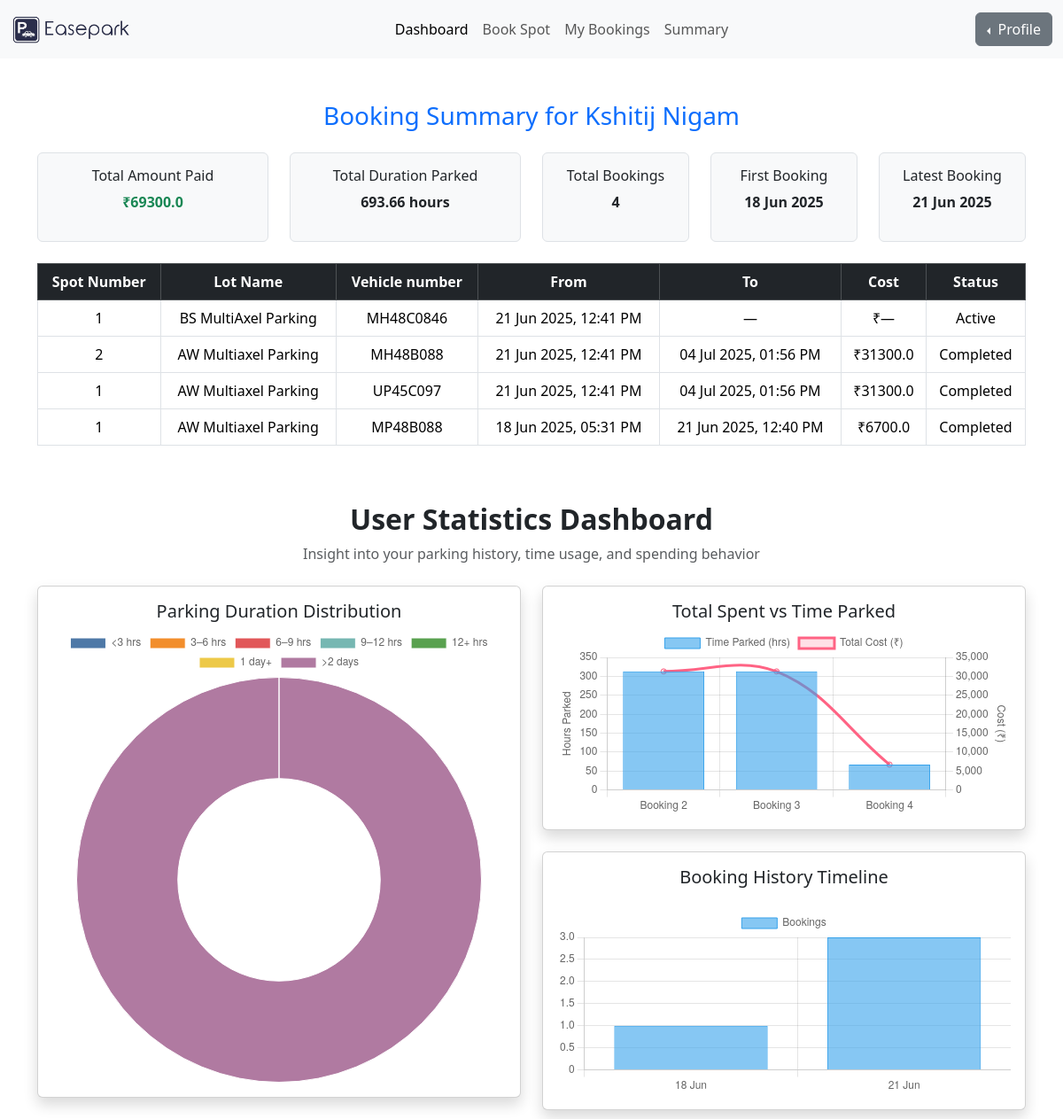
Before: /dashboard/user-summary (signed in) with the older database file.
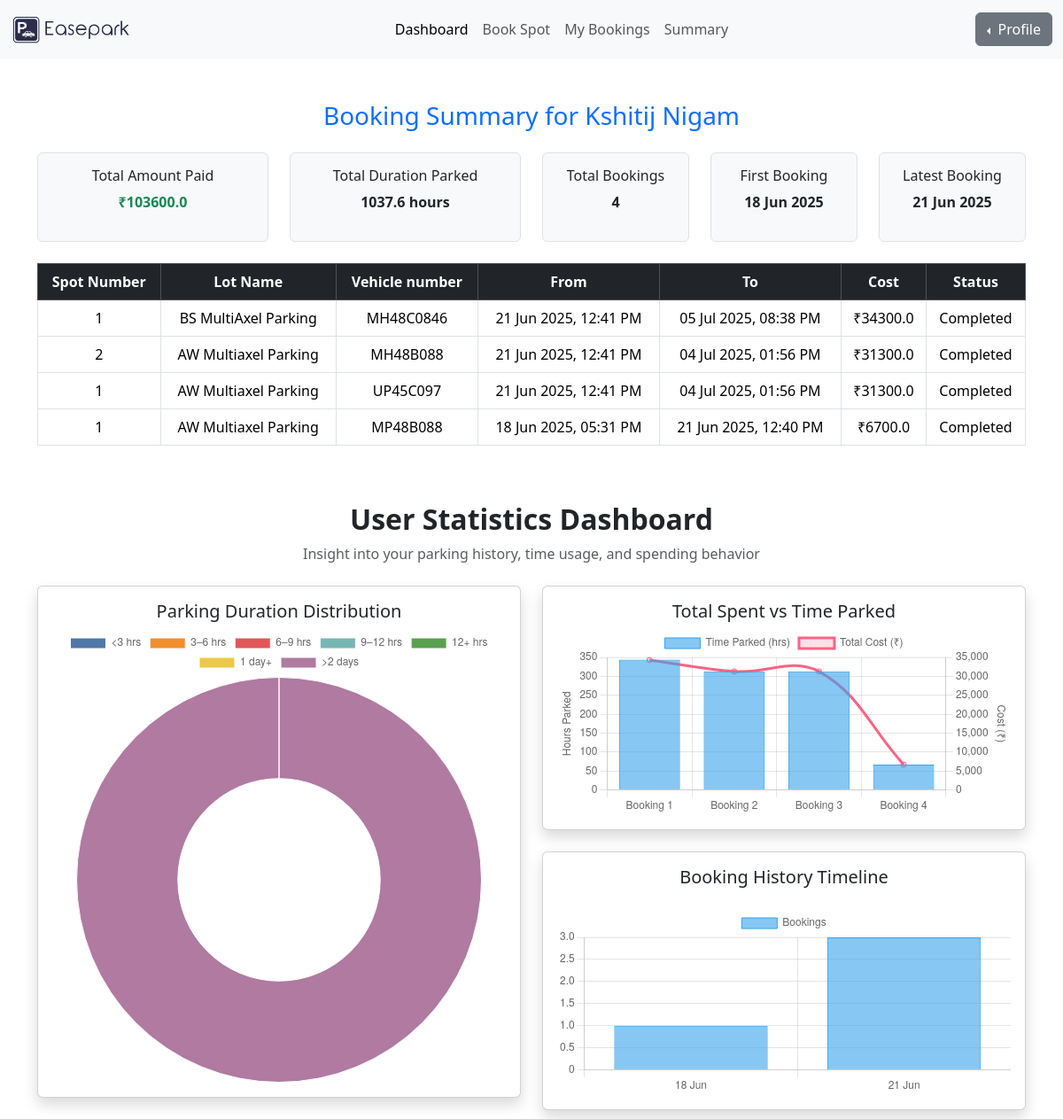
After: the same page with the newer database file.
### models/user_model.py (models this page shows)
class Reservation(UserMixin, db.Model):
    id = db.Column(db.Integer, primary_key=True)
    spot_id = db.Column(db.Integer, db.ForeignKey('parking_spot.id'), nullable=False)
    user_id = db.Column(db.Integer, db.ForeignKey('users.id'), nullable=False)
    vehicle_number = db.Column(db.String(20), nullable=True)
    booking_timestamp = db.Column(db.DateTime, default=datetime.utcnow)
    releasing_timestamp = db.Column(db.DateTime, nullable=True)
    cost_per_unit_time = db.Column(db.Float, nullable=False)
    total_cost = db.Column(db.Float, nullable=True)
    status = db.Column(db.String(20), default='active')  # active, completed, cancelled

class ParkingSpot(UserMixin, db.Model):
    id = db.Column(db.Integer, primary_key=True)
    lot_id = db.Column(db.Integer, db.ForeignKey('parking_lot.id'), nullable=False)
    spot_number = db.Column(db.String(10), nullable=True) # spot number that can be given to human for finding the spot
    status = db.Column(db.String(1), default='A') # A can be considered as 'Available' at first.
    is_active = db.Column(db.Boolean, default=True) # this show wether the spot is accessible or disabled by the admin
    reservations = db.relationship('Reservation', backref='spot', lazy=True)

class ParkingLot(UserMixin, db.Model):
    id = db.Column(db.Integer, primary_key=True)
    parking_name = db.Column(db.String(150), nullable=False)
    price = db.Column(db.Float, nullable=False)
    address = db.Column(db.String(255), nullable=False)
    pin_code = db.Column(db.String(10), nullable=False)
    max_spots = db.Column(db.Integer, nullable=False)
    spots = db.relationship('ParkingSpot', backref='lot',cascade="all, delete", lazy=True)

### controllers/user_routes.py (the view)
@user_blueprint.route('/user-summary')
@login_required
def user_summary():
    user=current_user
    if current_user.role != 'user':
        abort(403)
    user = Users.query.get_or_404(user.id)
    history = Reservation.query.filter_by(user_id=user.id).order_by(
        Reservation.booking_timestamp.desc()
    ).all()
    total_amount_paid = sum(res.total_cost or 0 for res in history)
    total_duration_hours = 0
    for res in history:
        if res.booking_timestamp and res.releasing_timestamp:
            duration = (res.releasing_timestamp - res.booking_timestamp).total_seconds() / 3600
            total_duration_hours += duration
    total_duration_hours = round(total_duration_hours, 2)
    total_bookings = len(history)
    first_booking = history[-1].booking_timestamp if history else None
    latest_booking = history[0].booking_timestamp if history else None
    booking_counts = defaultdict(int)
    for res in history:
        if res.booking_timestamp:
            date_str = res.booking_timestamp.strftime('%d %b')
            booking_counts[date_str] += 1
    sorted_dates = sorted(booking_counts.items(), key=lambda x: datetime.strptime(x[0], '%d %b'))
    chart_labels = [d[0] for d in sorted_dates]
    chart_data = [d[1] for d in sorted_dates]
    duration_buckets = {
        '<3 hrs': 0,
        '3–6 hrs': 0,
        '6–9 hrs': 0,
        '9–12 hrs': 0,
        '12+ hrs': 0,
        '1 day+': 0,
        '>2 days': 0
    }
    for res in history:
        if res.booking_timestamp and res.releasing_timestamp:
            duration = res.releasing_timestamp - res.booking_timestamp
            duration_hours = duration.total_seconds() / 3600
            if duration_hours < 3:
                duration_buckets['<3 hrs'] += 1
            elif duration_hours <= 6:
                duration_buckets['3–6 hrs'] += 1
            elif duration_hours <= 9:
                duration_buckets['6–9 hrs'] += 1
            elif duration_hours <= 12:
                duration_buckets['9–12 hrs'] += 1
            elif duration_hours <= 24:
                duration_buckets['12+ hrs'] += 1
            elif duration_hours <= 48:
                duration_buckets['1 day+'] += 1
            else:
                duration_buckets['>2 days'] += 1
    booking_labels = []
    duration_values = []
    cost_values = []
    for idx, res in enumerate(history):
        if res.booking_timestamp and res.releasing_timestamp and res.total_cost:
            duration = res.releasing_timestamp - res.booking_timestamp
            hours = duration.total_seconds() / 3600
            booking_labels.append(f"Booking {idx + 1}")
            duration_values.append(round(hours, 2))
            cost_values.append(res.total_cost)
    return render_template(
    'user_summary.html',
    user=user,
    history=history,
    total_amount_paid=total_amount_paid,
    total_duration_hours=total_duration_hours,
    total_bookings=total_bookings,
    first_booking=first_booking,
    latest_booking=latest_booking,
    chart_labels=chart_labels,
    chart_data=chart_data,
    chart_duration_labels = list(duration_buckets.keys()),
    chart_duration_data = list(duration_buckets.values()),
    chart_booking_labels=booking_labels,
    chart_duration_data_each=duration_values,
    chart_cost_data_each=cost_values
)

### app.py (called while the page is built)
@login_manager.user_loader
def load_user(user_id):
    return db.session.get(Users, int(user_id))

### templates/user_summary.html (shortened to what the changed rows need)
<!DOCTYPE html>
<html lang="en">
<head>
    <link href="https://cdn.jsdelivr.net/npm/bootstrap@5.3.0/dist/css/bootstrap.min.css" rel="stylesheet" />
</head>
<body>
    {% include 'user_navbar.html' %}
    <div class="container mt-5">
        <div class="row mb-4">
            <div class="col-md-3">
                <div class="border rounded p-3 text-center bg-light">
                    <h6>Total Amount Paid</h6>
                    <p class="fw-bold text-success">₹{{ total_amount_paid }}</p>
                </div>
            </div>
            <div class="col-md-3">
                <div class="border rounded p-3 text-center bg-light">
                    <h6>Total Duration Parked</h6>
                    <p class="fw-bold">{{ total_duration_hours }} hours</p>
                </div>
            </div>
            <div class="col-md-2">
                <div class="border rounded p-3 text-center bg-light">
                    <h6>Latest Booking</h6>
                    <p class="fw-bold">
                        {% if latest_booking %}
                        {{ latest_booking.strftime('%d %b %Y') }}
                        {% else %}
                        —
                        {% endif %}
                    </p>
                </div>
            </div>
        </div>
        {% if history %}
        <div class="table-responsive">
            <table class="table table-bordered text-center">
                <thead class="table-dark">
                    <tr>
                        <th>Spot Number</th>
                        <th>Lot Name</th>
                        <th>Vehicle number</th>
                        <th>From</th>
                        <th>To</th>
                        <th>Cost</th>
                        <th>Status</th>
                    </tr>
                </thead>
                <tbody>
                    {% for res in history %}
                    <tr>
                        <td>{{ res.spot.spot_number }}</td>
                        <td>{{ res.spot.lot.parking_name }}</td>
                        <td>{{ res.vehicle_number or 'N/A' }}</td>
                        <td>{{ res.booking_timestamp.strftime('%d %b %Y, %I:%M %p') }}</td>
                        <td>
                            {% if res.releasing_timestamp %}
                            {{ res.releasing_timestamp.strftime('%d %b %Y, %I:%M %p') }}
                            {% else %}
                            —
                            {% endif %}
                        </td>
                        <td>₹{{ res.total_cost or '—' }}</td>
                        <td class="text-capitalize">{{ res.status }}</td>
                    </tr>
                    {% endfor %}
                </tbody>
            </table>
        </div>
        {% else %}
        <p class="text-muted text-center">This user has no bookings yet.</p>
        {% endif %}
    </div>
    <div class="container mt-5">
        <h2 class="text-center fw-bold mb-2">User Statistics Dashboard</h2>
        <div class="row">
            <div class="col-md-6">
                <div class="card shadow rounded p-3 mb-4">
                    <h5 class="text-center">Total Spent vs Time Parked</h5>
                    <canvas id="spentTimeChart" height="210"></canvas>
                </div>
            </div>
        </div>
    </div>
    <script>
        const ctx = document.getElementById('bookingHistoryChart').getContext('2d');
        const bookingHistoryChart = new Chart(ctx, {
            type: 'bar', // or 'line'
            data: {
                labels: {{ chart_labels| tojson }},
        datasets: [{
            label: 'Bookings',
            data: {{ chart_data| tojson }},
            backgroundColor: 'rgba(54, 162, 235, 0.6)',
            borderColor: 'rgba(54, 162, 235, 1)',
            borderWidth: 1
            }]
        },
        options: {
            responsive: true,
                scales: {
                y: {
                    beginAtZero: true,
                        stepSize: 1
                }
            }
        }
    });
    </script>
    <script>
        const ctxDuration = document.getElementById('parkingDurationChart').getContext('2d');
        const parkingDurationChart = new Chart(ctxDuration, {
            type: 'doughnut',
            data: {
                labels: {{ chart_duration_labels| tojson }},
        datasets: [{
            label: 'Duration Count',
            data: {{ chart_duration_data| tojson }},
            backgroundColor: [
            '#4e79a7', // <3 hrs
            '#f28e2c', // 3–6 hrs
            '#e15759', // 6–9 hrs
            '#76b7b2', // 9–12 hrs
            '#59a14f', // 12+ hrs
            '#edc948', // 1 day+
            '#b07aa1'  // >2 days
        ],
            borderColor: '#fff',
            borderWidth: 1
            }]
        },
        options: {
            responsive: true,
                plugins: {
                legend: {
                    position: 'top'
                }
            }
        }
    });
    </script>
    <script>
        const ctxSpent = document.getElementById('spentTimeChart').getContext('2d');
        const spentTimeChart = new Chart(ctxSpent, {
            type: 'bar',
            data: {
                labels: {{ chart_booking_labels | tojson }},
        datasets: [
            {
                type: 'bar',
                label: 'Time Parked (hrs)',
                data: {{ chart_duration_data_each | tojson }},
            yAxisID: 'y',
            backgroundColor: 'rgba(54, 162, 235, 0.6)',
            borderColor: 'rgba(54, 162, 235, 1)',
            borderWidth: 1
                },
            {
                type: 'line',
                label: 'Total Cost (₹)',
                data: {{ chart_cost_data_each | tojson }},
            yAxisID: 'y1',
            borderColor: 'rgba(255, 99, 132, 1)',
            backgroundColor: 'rgba(255, 99, 132, 0.2)',
            tension: 0.4,
            fill: false
                }
        ]
        },
        options: {
            responsive: true,
                interaction: {
                mode: 'index',
                    intersect: false
            },
            stacked: false,
                scales: {
                y: {
                    type: 'linear',
                        position: 'left',
                            title: {
                        display: true,
                            text: 'Hours Parked'
                    }
                },
                y1: {
                    type: 'linear',
                        position: 'right',
                            grid: {
                        drawOnChartArea: false
                    },
                    title: {
                        display: true,
                            text: 'Cost (₹)'
                    }
                }
            }
        }
    });
    </script>
</body>
</html>

Changed rows visible on the page:
changed Reservation "MH48C0846": releasing_timestamp (not shown) → "05 Jul 2025, 08:38 PM"; total_cost "—" → "34300.0"; status "Active" → "Completed"; no longer shows "—"
Other visible differences:
{{ total_amount_paid }}: "69300.0" → "103600.0"
{{ total_duration_hours }}: "693.66" → "1037.6"
chart data {{ chart_duration_data| tojson }}: [0, 0, 0, 0, 0, 0, 3] → [0, 0, 0, 0, 0, 0, 4]
chart data {{ chart_duration_data_each | tojson }}: [313.25, 313.25, 67.16] → [343.94, 313.25, 313.25, 67.16]
chart data {{ chart_cost_data_each | tojson }}: [31300.0, 31300.0, 6700.0] → [34300.0, 31300.0, 31300.0, 6700.0]
